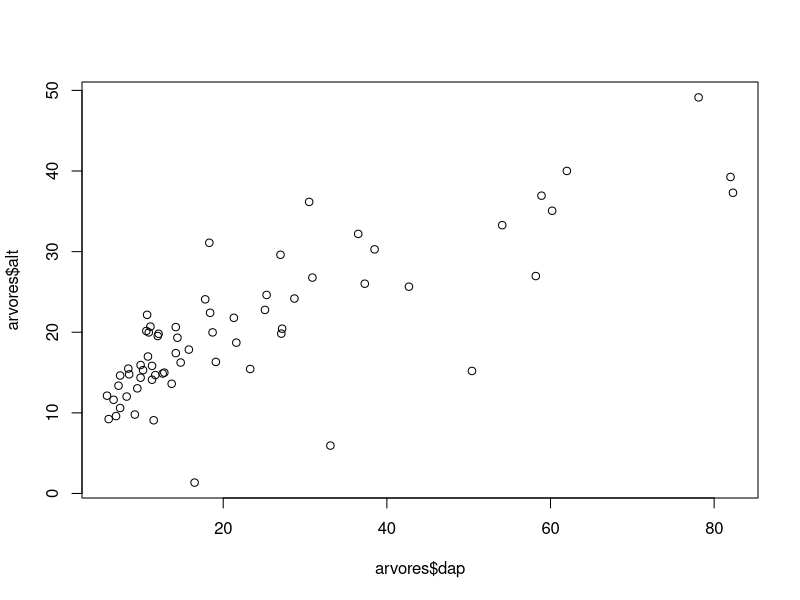
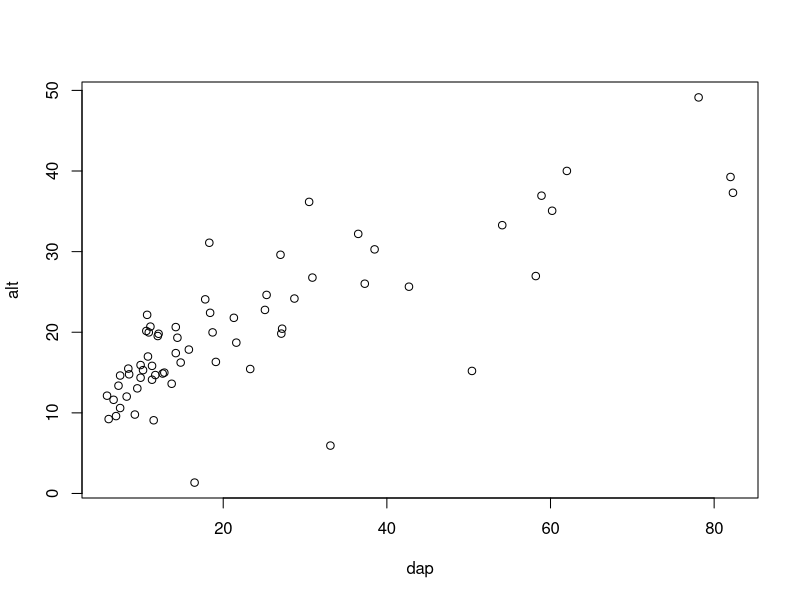
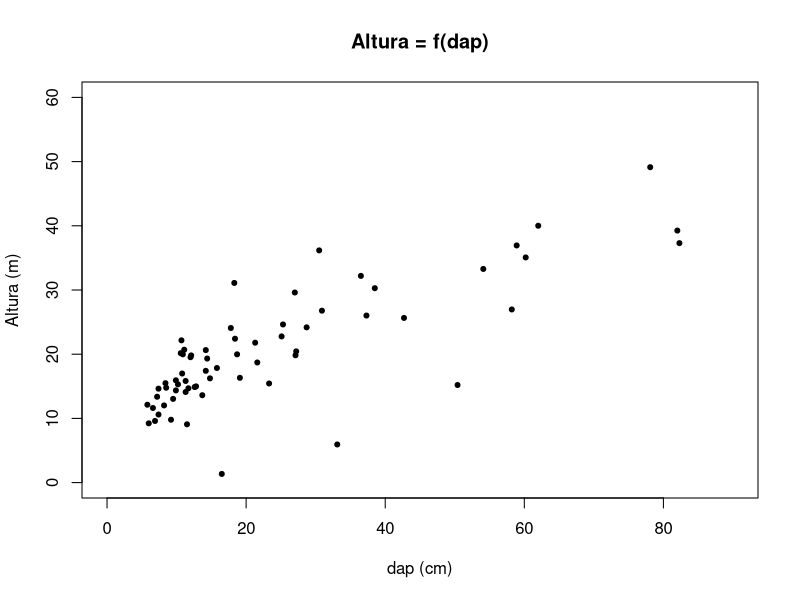
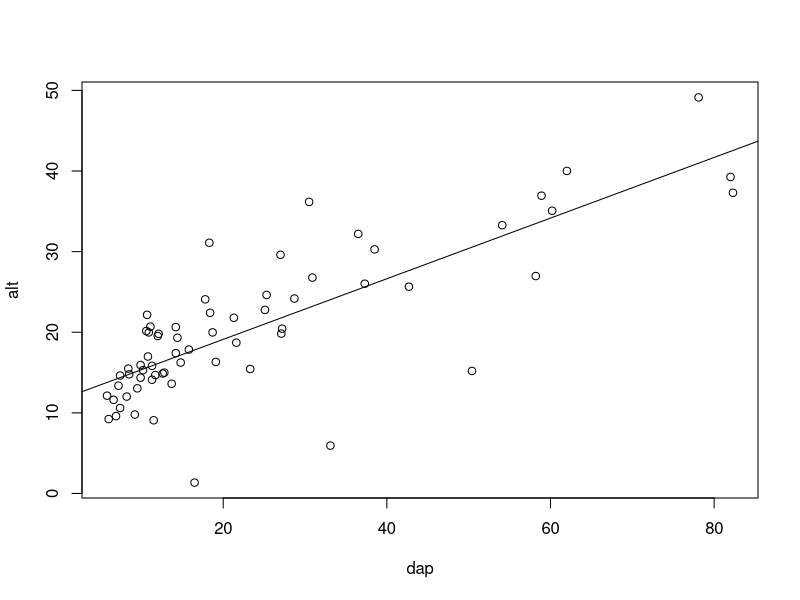
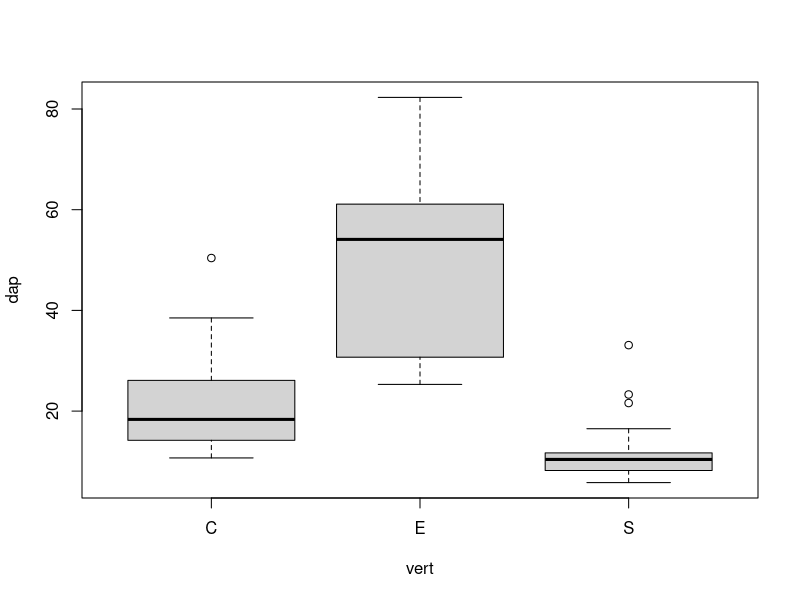
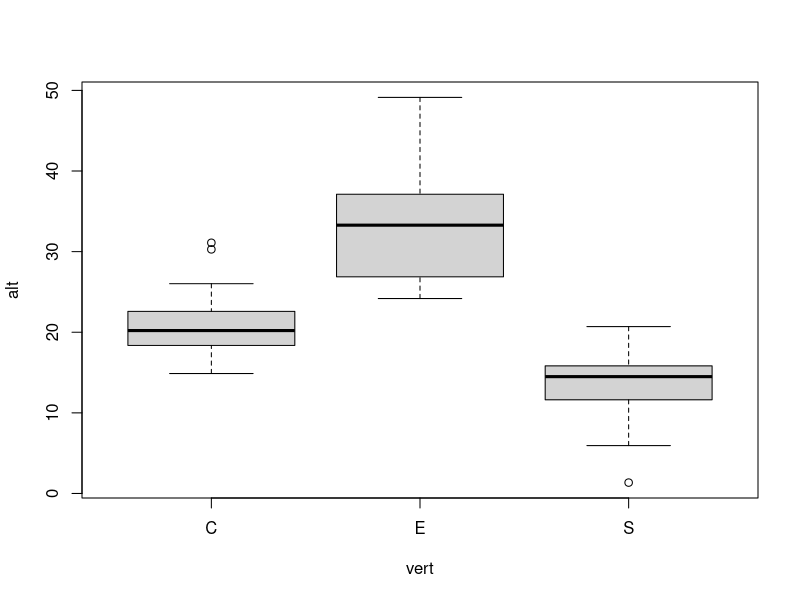
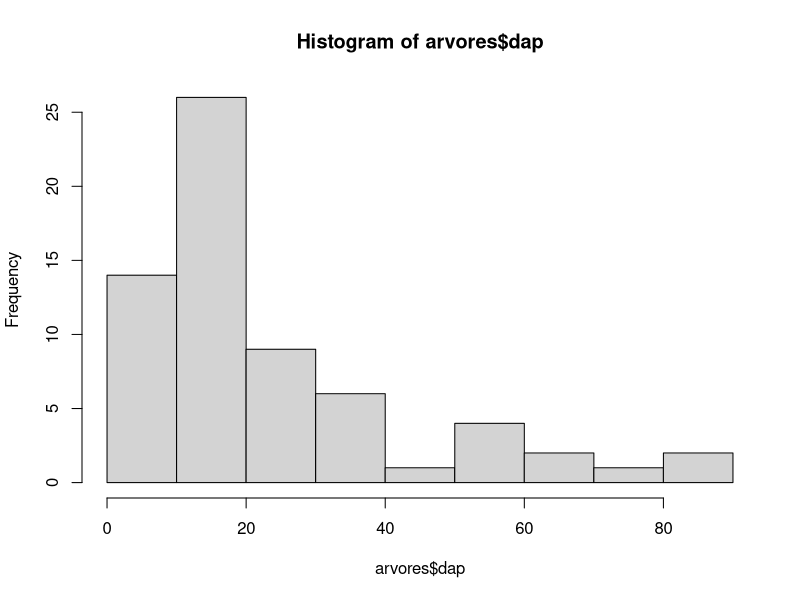
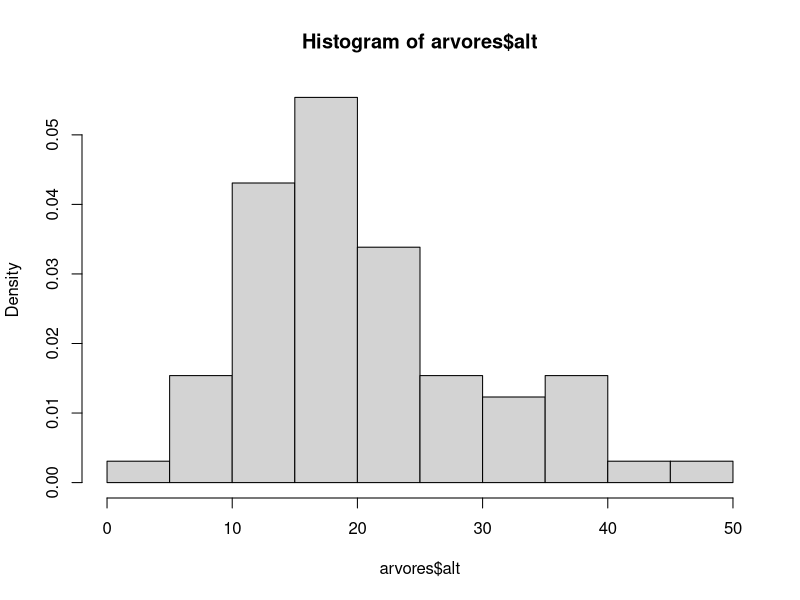

Here is the R script that generated these plots, in order:
arvores = read.csv('arvores.csv', sep = ',', dec = '.')
head(arvores)

plot(arvores$dap, arvores$alt)

plot(alt~dap, data = arvores)

plot(alt~dap, data = arvores, xlab = 'dap (cm)', ylab = 'Altura (m)', 
     xlim = c(0, 90), ylim = c(0, 60), main = 'Altura = f(dap)', pch = 20)

plot(alt~dap, data = arvores)
abline(lm(alt~dap, data = arvores))

boxplot(dap~vert, data = arvores)
boxplot(alt~vert, data = arvores)

hist(arvores$dap)
hist(arvores$alt, freq = FALSE)
hist(arvores$alt, breaks = 3)

cor(arvores$dap, arvores$alt)
cor(arvores$dap, arvores$alt, method = 'spearman')

install.packages('Hmisc')
require(Hmisc)
library(Hmisc)

rcorr(arvores$dap, arvores$alt)

cov(arvores$dap, arvores$alt)

mean(arvores$dap)
median(arvores$dap)

quantile(arvores$dap, 0.75)
quantile(arvores$dap)

var(arvores$dap)
sd(arvores$dap)

shapiro.test(arvores$dap)

anova = aov(dap~vert, data = arvores)
summary(anova)

kruskal.test(dap~vert, data = arvores)

grupoE = subset(arvores$dap, arvores$vert == "E")
grupoC = subset(arvores$dap, arvores$vert == "C")
t.test(grupoE, grupoC)

grupoE = subset(arvores$dap, arvores$vert == "E")
grupoC = subset(arvores$dap, arvores$vert == "C")
wilcox.test(grupoE, grupoC)

reg = lm(alt~dap, data = arvores)
summary(reg)
